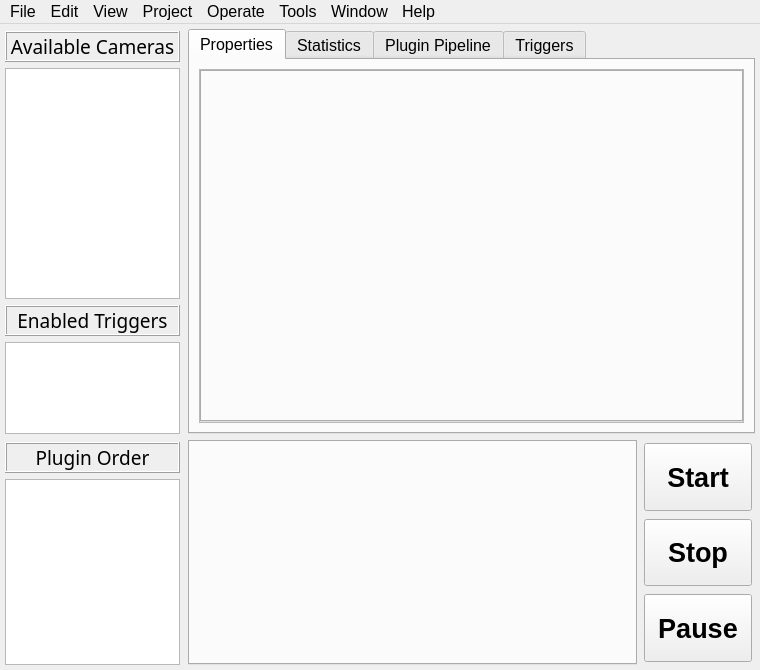
<?xml version="1.0" encoding="UTF-8"?>
<ui version="4.0">
 <class>MainWindow</class>
 <widget class="QMainWindow" name="MainWindow">
  <property name="geometry">
   <rect>
    <x>0</x>
    <y>0</y>
    <width>760</width>
    <height>670</height>
   </rect>
  </property>
  <property name="font">
   <font>
    <pointsize>12</pointsize>
   </font>
  </property>
  <property name="windowTitle">
   <string>RataGUI</string>
  </property>
  <property name="iconSize">
   <size>
    <width>15</width>
    <height>15</height>
   </size>
  </property>
  <widget class="QWidget" name="centralwidget">
   <layout class="QVBoxLayout" name="verticalLayout_2" stretch="9,5">
    <property name="sizeConstraint">
     <enum>QLayout::SetDefaultConstraint</enum>
    </property>
    <property name="leftMargin">
     <number>5</number>
    </property>
    <property name="topMargin">
     <number>5</number>
    </property>
    <property name="rightMargin">
     <number>5</number>
    </property>
    <property name="bottomMargin">
     <number>5</number>
    </property>
    <item>
     <layout class="QHBoxLayout" name="camControl" stretch="1,4">
      <property name="sizeConstraint">
       <enum>QLayout::SetDefaultConstraint</enum>
      </property>
      <item>
       <layout class="QVBoxLayout" name="camListLayout" stretch="0,0,0,0">
        <property name="spacing">
         <number>6</number>
        </property>
        <property name="sizeConstraint">
         <enum>QLayout::SetMinimumSize</enum>
        </property>
        <property name="topMargin">
         <number>2</number>
        </property>
        <property name="rightMargin">
         <number>2</number>
        </property>
        <item>
         <widget class="QLabel" name="camListLabel">
          <property name="sizePolicy">
           <sizepolicy hsizetype="Minimum" vsizetype="Preferred">
            <horstretch>0</horstretch>
            <verstretch>0</verstretch>
           </sizepolicy>
          </property>
          <property name="minimumSize">
           <size>
            <width>175</width>
            <height>0</height>
           </size>
          </property>
          <property name="maximumSize">
           <size>
            <width>240</width>
            <height>16777215</height>
           </size>
          </property>
          <property name="font">
           <font>
            <family>Trebuchet MS</family>
            <pointsize>14</pointsize>
            <weight>50</weight>
            <bold>false</bold>
           </font>
          </property>
          <property name="frameShape">
           <enum>QFrame::Box</enum>
          </property>
          <property name="frameShadow">
           <enum>QFrame::Raised</enum>
          </property>
          <property name="text">
           <string>Available Cameras</string>
          </property>
          <property name="alignment">
           <set>Qt::AlignCenter</set>
          </property>
          <property name="margin">
           <number>2</number>
          </property>
         </widget>
        </item>
        <item>
         <widget class="QListWidget" name="cam_list">
          <property name="sizePolicy">
           <sizepolicy hsizetype="Minimum" vsizetype="Expanding">
            <horstretch>0</horstretch>
            <verstretch>0</verstretch>
           </sizepolicy>
          </property>
          <property name="minimumSize">
           <size>
            <width>175</width>
            <height>0</height>
           </size>
          </property>
          <property name="maximumSize">
           <size>
            <width>240</width>
            <height>16777215</height>
           </size>
          </property>
          <property name="font">
           <font>
            <pointsize>12</pointsize>
           </font>
          </property>
          <property name="focusPolicy">
           <enum>Qt::NoFocus</enum>
          </property>
          <property name="editTriggers">
           <set>QAbstractItemView::NoEditTriggers</set>
          </property>
          <property name="selectionMode">
           <enum>QAbstractItemView::SingleSelection</enum>
          </property>
          <property name="spacing">
           <number>5</number>
          </property>
          <property name="sortingEnabled">
           <bool>false</bool>
          </property>
         </widget>
        </item>
        <item>
         <widget class="QLabel" name="triggerListLabel">
          <property name="sizePolicy">
           <sizepolicy hsizetype="Minimum" vsizetype="Preferred">
            <horstretch>0</horstretch>
            <verstretch>0</verstretch>
           </sizepolicy>
          </property>
          <property name="minimumSize">
           <size>
            <width>175</width>
            <height>0</height>
           </size>
          </property>
          <property name="maximumSize">
           <size>
            <width>240</width>
            <height>16777215</height>
           </size>
          </property>
          <property name="font">
           <font>
            <family>Trebuchet MS</family>
            <pointsize>14</pointsize>
            <weight>50</weight>
            <bold>false</bold>
           </font>
          </property>
          <property name="frameShape">
           <enum>QFrame::Box</enum>
          </property>
          <property name="frameShadow">
           <enum>QFrame::Raised</enum>
          </property>
          <property name="text">
           <string>Enabled Triggers</string>
          </property>
          <property name="alignment">
           <set>Qt::AlignCenter</set>
          </property>
          <property name="margin">
           <number>2</number>
          </property>
         </widget>
        </item>
        <item>
         <widget class="QListWidget" name="trigger_list">
          <property name="sizePolicy">
           <sizepolicy hsizetype="Minimum" vsizetype="Minimum">
            <horstretch>0</horstretch>
            <verstretch>0</verstretch>
           </sizepolicy>
          </property>
          <property name="minimumSize">
           <size>
            <width>175</width>
            <height>0</height>
           </size>
          </property>
          <property name="maximumSize">
           <size>
            <width>240</width>
            <height>16777215</height>
           </size>
          </property>
          <property name="font">
           <font>
            <pointsize>12</pointsize>
           </font>
          </property>
          <property name="focusPolicy">
           <enum>Qt::NoFocus</enum>
          </property>
          <property name="sizeAdjustPolicy">
           <enum>QAbstractScrollArea::AdjustToContents</enum>
          </property>
          <property name="editTriggers">
           <set>QAbstractItemView::NoEditTriggers</set>
          </property>
          <property name="selectionMode">
           <enum>QAbstractItemView::SingleSelection</enum>
          </property>
          <property name="spacing">
           <number>5</number>
          </property>
          <property name="wordWrap">
           <bool>false</bool>
          </property>
          <property name="selectionRectVisible">
           <bool>false</bool>
          </property>
         </widget>
        </item>
       </layout>
      </item>
      <item>
       <widget class="QTabWidget" name="camAttributes">
        <property name="sizePolicy">
         <sizepolicy hsizetype="Preferred" vsizetype="Expanding">
          <horstretch>0</horstretch>
          <verstretch>0</verstretch>
         </sizepolicy>
        </property>
        <property name="font">
         <font>
          <pointsize>12</pointsize>
         </font>
        </property>
        <property name="currentIndex">
         <number>0</number>
        </property>
        <widget class="QWidget" name="camPropsTab">
         <attribute name="title">
          <string>Properties</string>
         </attribute>
         <layout class="QGridLayout" name="gridLayout">
          <item row="0" column="0">
           <widget class="QScrollArea" name="camPropsScroll">
            <property name="widgetResizable">
             <bool>true</bool>
            </property>
            <widget class="QWidget" name="camPropsContents">
             <property name="geometry">
              <rect>
               <x>0</x>
               <y>0</y>
               <width>528</width>
               <height>346</height>
              </rect>
             </property>
             <layout class="QGridLayout" name="gridLayout_6">
              <property name="leftMargin">
               <number>0</number>
              </property>
              <property name="topMargin">
               <number>0</number>
              </property>
              <property name="rightMargin">
               <number>0</number>
              </property>
              <property name="bottomMargin">
               <number>0</number>
              </property>
              <item row="0" column="0">
               <widget class="VerticalTabWidget" name="cam_props">
                <property name="sizePolicy">
                 <sizepolicy hsizetype="Preferred" vsizetype="Expanding">
                  <horstretch>0</horstretch>
                  <verstretch>0</verstretch>
                 </sizepolicy>
                </property>
                <property name="font">
                 <font>
                  <pointsize>12</pointsize>
                 </font>
                </property>
               </widget>
              </item>
             </layout>
            </widget>
           </widget>
          </item>
         </layout>
        </widget>
        <widget class="QWidget" name="camStatsTab">
         <attribute name="title">
          <string>Statistics</string>
         </attribute>
         <layout class="QGridLayout" name="gridLayout_2">
          <item row="0" column="0">
           <widget class="QTableWidget" name="cam_stats">
            <property name="focusPolicy">
             <enum>Qt::NoFocus</enum>
            </property>
            <property name="frameShape">
             <enum>QFrame::NoFrame</enum>
            </property>
            <property name="editTriggers">
             <set>QAbstractItemView::NoEditTriggers</set>
            </property>
            <property name="alternatingRowColors">
             <bool>false</bool>
            </property>
            <property name="selectionMode">
             <enum>QAbstractItemView::SingleSelection</enum>
            </property>
            <property name="rowCount">
             <number>0</number>
            </property>
            <attribute name="horizontalHeaderCascadingSectionResizes">
             <bool>false</bool>
            </attribute>
            <attribute name="horizontalHeaderShowSortIndicator" stdset="0">
             <bool>false</bool>
            </attribute>
            <attribute name="horizontalHeaderStretchLastSection">
             <bool>false</bool>
            </attribute>
            <attribute name="verticalHeaderVisible">
             <bool>false</bool>
            </attribute>
            <attribute name="verticalHeaderShowSortIndicator" stdset="0">
             <bool>false</bool>
            </attribute>
            <attribute name="verticalHeaderStretchLastSection">
             <bool>false</bool>
            </attribute>
            <column>
             <property name="text">
              <string>Camera Name</string>
             </property>
            </column>
            <column>
             <property name="text">
              <string>Frames Acquired</string>
             </property>
            </column>
            <column>
             <property name="text">
              <string>Frames Dropped</string>
             </property>
            </column>
            <column>
             <property name="text">
              <string>Buffer Size</string>
             </property>
            </column>
            <column>
             <property name="text">
              <string>Total Latency</string>
             </property>
            </column>
           </widget>
          </item>
         </layout>
        </widget>
        <widget class="QWidget" name="pluginPipelineTab">
         <attribute name="title">
          <string>Plugin Pipeline</string>
         </attribute>
         <layout class="QGridLayout" name="gridLayout_3">
          <item row="0" column="0">
           <widget class="QTableWidget" name="plugin_pipeline">
            <property name="focusPolicy">
             <enum>Qt::NoFocus</enum>
            </property>
            <property name="frameShape">
             <enum>QFrame::NoFrame</enum>
            </property>
            <property name="sizeAdjustPolicy">
             <enum>QAbstractScrollArea::AdjustToContents</enum>
            </property>
            <property name="editTriggers">
             <set>QAbstractItemView::NoEditTriggers</set>
            </property>
            <property name="selectionMode">
             <enum>QAbstractItemView::NoSelection</enum>
            </property>
            <attribute name="horizontalHeaderDefaultSectionSize">
             <number>74</number>
            </attribute>
           </widget>
          </item>
         </layout>
        </widget>
        <widget class="QWidget" name="camTriggersTab">
         <attribute name="title">
          <string>Triggers</string>
         </attribute>
         <layout class="QGridLayout" name="gridLayout_4">
          <item row="0" column="0">
           <widget class="QScrollArea" name="camTriggersScroll">
            <property name="widgetResizable">
             <bool>true</bool>
            </property>
            <widget class="QWidget" name="camTriggersContents">
             <property name="geometry">
              <rect>
               <x>0</x>
               <y>0</y>
               <width>528</width>
               <height>346</height>
              </rect>
             </property>
             <layout class="QGridLayout" name="gridLayout_5">
              <property name="leftMargin">
               <number>0</number>
              </property>
              <property name="topMargin">
               <number>0</number>
              </property>
              <property name="rightMargin">
               <number>0</number>
              </property>
              <property name="bottomMargin">
               <number>0</number>
              </property>
              <item row="0" column="0">
               <widget class="VerticalTabWidget" name="cam_triggers"/>
              </item>
             </layout>
            </widget>
           </widget>
          </item>
         </layout>
        </widget>
       </widget>
      </item>
     </layout>
    </item>
    <item>
     <layout class="QHBoxLayout" name="pluginControl" stretch="1,4,1">
      <property name="sizeConstraint">
       <enum>QLayout::SetMinimumSize</enum>
      </property>
      <property name="leftMargin">
       <number>0</number>
      </property>
      <property name="rightMargin">
       <number>0</number>
      </property>
      <item>
       <layout class="QVBoxLayout" name="pluginListLayout">
        <property name="spacing">
         <number>6</number>
        </property>
        <property name="sizeConstraint">
         <enum>QLayout::SetMinimumSize</enum>
        </property>
        <property name="topMargin">
         <number>2</number>
        </property>
        <property name="rightMargin">
         <number>2</number>
        </property>
        <item>
         <widget class="QLabel" name="pluginListLabel">
          <property name="sizePolicy">
           <sizepolicy hsizetype="Minimum" vsizetype="Preferred">
            <horstretch>0</horstretch>
            <verstretch>0</verstretch>
           </sizepolicy>
          </property>
          <property name="minimumSize">
           <size>
            <width>175</width>
            <height>0</height>
           </size>
          </property>
          <property name="maximumSize">
           <size>
            <width>240</width>
            <height>16777215</height>
           </size>
          </property>
          <property name="font">
           <font>
            <family>Trebuchet MS</family>
            <pointsize>14</pointsize>
            <weight>50</weight>
            <bold>false</bold>
           </font>
          </property>
          <property name="frameShape">
           <enum>QFrame::Box</enum>
          </property>
          <property name="frameShadow">
           <enum>QFrame::Raised</enum>
          </property>
          <property name="text">
           <string>Plugin Order</string>
          </property>
          <property name="alignment">
           <set>Qt::AlignCenter</set>
          </property>
          <property name="margin">
           <number>2</number>
          </property>
         </widget>
        </item>
        <item>
         <widget class="QListWidget" name="plugin_list">
          <property name="sizePolicy">
           <sizepolicy hsizetype="Minimum" vsizetype="Expanding">
            <horstretch>0</horstretch>
            <verstretch>0</verstretch>
           </sizepolicy>
          </property>
          <property name="minimumSize">
           <size>
            <width>175</width>
            <height>0</height>
           </size>
          </property>
          <property name="maximumSize">
           <size>
            <width>240</width>
            <height>16777215</height>
           </size>
          </property>
          <property name="font">
           <font>
            <pointsize>12</pointsize>
           </font>
          </property>
          <property name="focusPolicy">
           <enum>Qt::NoFocus</enum>
          </property>
          <property name="editTriggers">
           <set>QAbstractItemView::NoEditTriggers</set>
          </property>
          <property name="dragEnabled">
           <bool>true</bool>
          </property>
          <property name="dragDropMode">
           <enum>QAbstractItemView::DragDrop</enum>
          </property>
          <property name="defaultDropAction">
           <enum>Qt::MoveAction</enum>
          </property>
          <property name="selectionMode">
           <enum>QAbstractItemView::SingleSelection</enum>
          </property>
          <property name="spacing">
           <number>5</number>
          </property>
         </widget>
        </item>
       </layout>
      </item>
      <item>
       <widget class="QTabWidget" name="plugin_settings">
        <property name="sizePolicy">
         <sizepolicy hsizetype="Preferred" vsizetype="Expanding">
          <horstretch>0</horstretch>
          <verstretch>0</verstretch>
         </sizepolicy>
        </property>
        <property name="font">
         <font>
          <pointsize>12</pointsize>
         </font>
        </property>
        <property name="currentIndex">
         <number>-1</number>
        </property>
       </widget>
      </item>
      <item>
       <widget class="QFrame" name="frame">
        <property name="sizePolicy">
         <sizepolicy hsizetype="Expanding" vsizetype="Preferred">
          <horstretch>0</horstretch>
          <verstretch>0</verstretch>
         </sizepolicy>
        </property>
        <property name="maximumSize">
         <size>
          <width>120</width>
          <height>16777215</height>
         </size>
        </property>
        <property name="font">
         <font>
          <pointsize>12</pointsize>
         </font>
        </property>
        <property name="frameShape">
         <enum>QFrame::NoFrame</enum>
        </property>
        <property name="frameShadow">
         <enum>QFrame::Raised</enum>
        </property>
        <property name="lineWidth">
         <number>0</number>
        </property>
        <layout class="QVBoxLayout" name="verticalLayout">
         <property name="spacing">
          <number>8</number>
         </property>
         <property name="leftMargin">
          <number>1</number>
         </property>
         <property name="topMargin">
          <number>3</number>
         </property>
         <property name="rightMargin">
          <number>3</number>
         </property>
         <property name="bottomMargin">
          <number>3</number>
         </property>
         <item>
          <widget class="QPushButton" name="start_button">
           <property name="sizePolicy">
            <sizepolicy hsizetype="Preferred" vsizetype="Expanding">
             <horstretch>0</horstretch>
             <verstretch>0</verstretch>
            </sizepolicy>
           </property>
           <property name="minimumSize">
            <size>
             <width>100</width>
             <height>0</height>
            </size>
           </property>
           <property name="font">
            <font>
             <pointsize>20</pointsize>
             <weight>75</weight>
             <bold>true</bold>
            </font>
           </property>
           <property name="text">
            <string>Start</string>
           </property>
          </widget>
         </item>
         <item>
          <widget class="QPushButton" name="stop_button">
           <property name="enabled">
            <bool>true</bool>
           </property>
           <property name="sizePolicy">
            <sizepolicy hsizetype="Preferred" vsizetype="Expanding">
             <horstretch>0</horstretch>
             <verstretch>0</verstretch>
            </sizepolicy>
           </property>
           <property name="minimumSize">
            <size>
             <width>100</width>
             <height>0</height>
            </size>
           </property>
           <property name="font">
            <font>
             <pointsize>20</pointsize>
             <weight>75</weight>
             <bold>true</bold>
            </font>
           </property>
           <property name="mouseTracking">
            <bool>false</bool>
           </property>
           <property name="autoFillBackground">
            <bool>false</bool>
           </property>
           <property name="text">
            <string>Stop</string>
           </property>
           <property name="autoDefault">
            <bool>false</bool>
           </property>
           <property name="default">
            <bool>false</bool>
           </property>
           <property name="flat">
            <bool>false</bool>
           </property>
          </widget>
         </item>
         <item>
          <widget class="QPushButton" name="pause_button">
           <property name="sizePolicy">
            <sizepolicy hsizetype="Preferred" vsizetype="Expanding">
             <horstretch>0</horstretch>
             <verstretch>0</verstretch>
            </sizepolicy>
           </property>
           <property name="minimumSize">
            <size>
             <width>100</width>
             <height>0</height>
            </size>
           </property>
           <property name="font">
            <font>
             <pointsize>20</pointsize>
             <weight>75</weight>
             <bold>true</bold>
            </font>
           </property>
           <property name="text">
            <string>Pause</string>
           </property>
          </widget>
         </item>
        </layout>
       </widget>
      </item>
     </layout>
    </item>
   </layout>
  </widget>
  <widget class="QMenuBar" name="menubar">
   <property name="geometry">
    <rect>
     <x>0</x>
     <y>0</y>
     <width>760</width>
     <height>24</height>
    </rect>
   </property>
   <property name="nativeMenuBar">
    <bool>false</bool>
   </property>
   <widget class="QMenu" name="menuFile">
    <property name="title">
     <string>File</string>
    </property>
    <addaction name="actionNew"/>
    <addaction name="actionOpen"/>
    <addaction name="actionSave"/>
   </widget>
   <widget class="QMenu" name="menuEdit">
    <property name="title">
     <string>Edit</string>
    </property>
   </widget>
   <widget class="QMenu" name="menuView">
    <property name="title">
     <string>View</string>
    </property>
   </widget>
   <widget class="QMenu" name="menuProject">
    <property name="title">
     <string>Project</string>
    </property>
   </widget>
   <widget class="QMenu" name="menuOperate">
    <property name="title">
     <string>Operate</string>
    </property>
   </widget>
   <widget class="QMenu" name="menuTools">
    <property name="title">
     <string>Tools</string>
    </property>
   </widget>
   <widget class="QMenu" name="menuWindow">
    <property name="title">
     <string>Window</string>
    </property>
   </widget>
   <widget class="QMenu" name="menuHelp">
    <property name="title">
     <string>Help</string>
    </property>
   </widget>
   <addaction name="menuFile"/>
   <addaction name="menuEdit"/>
   <addaction name="menuView"/>
   <addaction name="menuProject"/>
   <addaction name="menuOperate"/>
   <addaction name="menuTools"/>
   <addaction name="menuWindow"/>
   <addaction name="menuHelp"/>
  </widget>
  <action name="actionNew">
   <property name="text">
    <string>New</string>
   </property>
  </action>
  <action name="actionOpen">
   <property name="text">
    <string>Open</string>
   </property>
  </action>
  <action name="actionSave">
   <property name="text">
    <string>Save</string>
   </property>
  </action>
 </widget>
 <customwidgets>
  <customwidget>
   <class>VerticalTabWidget</class>
   <extends>QTabWidget</extends>
   <header>.vtab_widget</header>
   <container>1</container>
  </customwidget>
 </customwidgets>
 <resources/>
 <connections/>
</ui>
